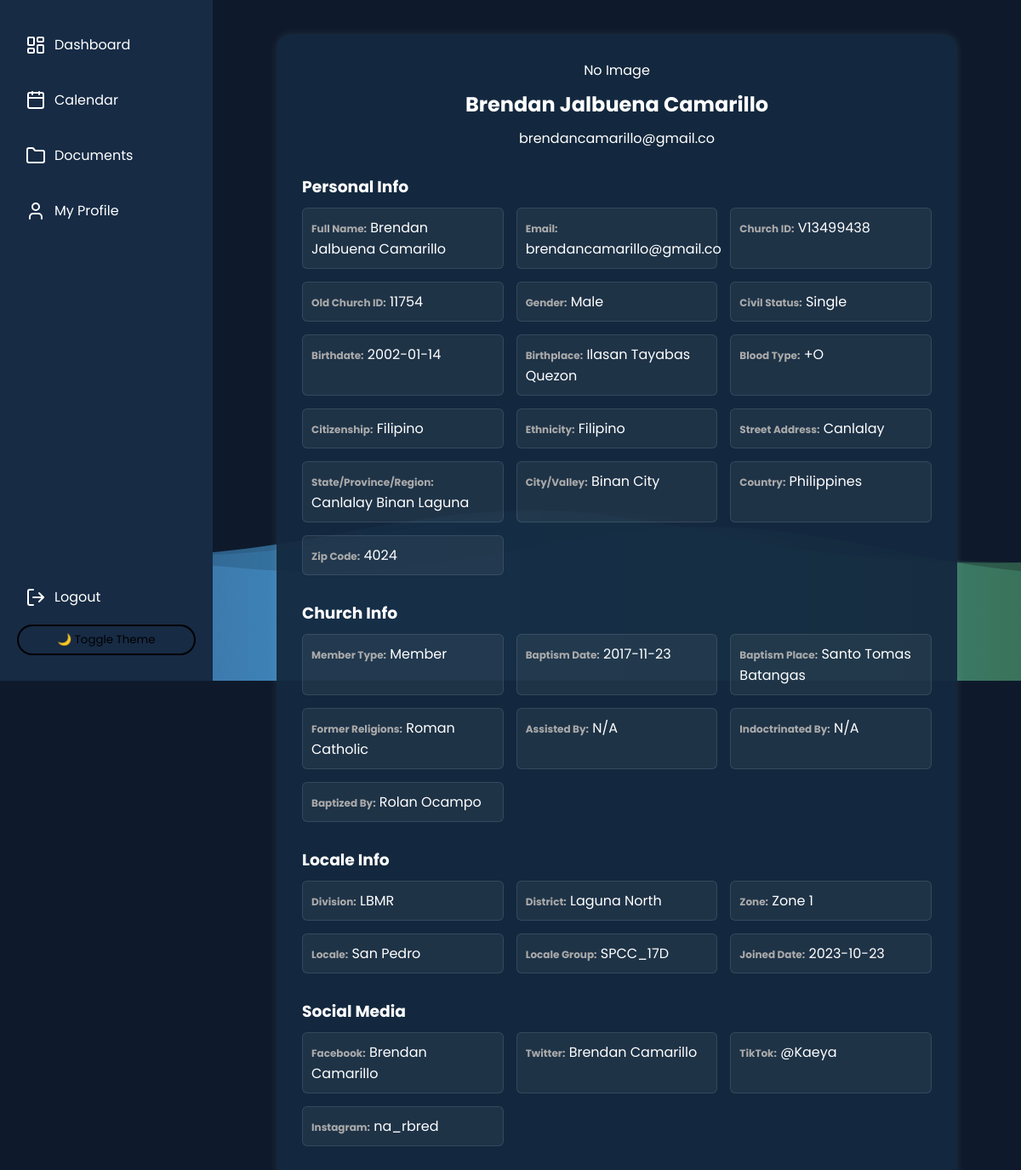
Page /profile.php (signed in) on the committed database.
### tables this page shows
CREATE TABLE `users` (
  `id` int(11) NOT NULL,
  `full_name` varchar(255) NOT NULL,
  `email` varchar(255) NOT NULL,
  `password` varchar(255) NOT NULL,
  `church_id` varchar(100) DEFAULT NULL,
  `gender` varchar(20) DEFAULT NULL,
  `birthdate` date DEFAULT NULL,
  `phone_number` varchar(20) DEFAULT NULL,
  `instagram_account` varchar(100) DEFAULT NULL,
  `member_type` varchar(50) DEFAULT NULL,
  `baptism_date` date DEFAULT NULL,
  `baptism_place` varchar(100) DEFAULT NULL,
  `division` varchar(100) DEFAULT NULL,
  `district` varchar(100) DEFAULT NULL,
  `zone` varchar(100) DEFAULT NULL,
  `locale` varchar(100) DEFAULT NULL,
  `locale_group` varchar(100) DEFAULT NULL,
  `locale_group_joined_date` date DEFAULT NULL,
  `created_at` timestamp NOT NULL DEFAULT current_timestamp(),
  `old_church_id` varchar(100) DEFAULT NULL,
  `civil_status` varchar(50) DEFAULT NULL,
  `birthplace` varchar(150) DEFAULT NULL,
  `blood_type` varchar(10) DEFAULT NULL,
  `citizenship` varchar(100) DEFAULT NULL,
  `ethnicity` varchar(100) DEFAULT NULL,
  `street_address` text DEFAULT NULL,
  `state_province_region` varchar(100) DEFAULT NULL,
  `city_country_valley` varchar(100) DEFAULT NULL,
  `country` varchar(100) DEFAULT NULL,
  `zipcode_postcode` varchar(20) DEFAULT NULL,
  `former_religions` text DEFAULT NULL,
  `assisted_by` varchar(100) DEFAULT NULL,
  `indoctrinated_by` varchar(100) DEFAULT NULL,
  `baptized_by` varchar(100) DEFAULT NULL,
  `facebook_account` varchar(100) DEFAULT NULL,
  `twitter_account` varchar(100) DEFAULT NULL,
  `tiktok_account` varchar(100) DEFAULT NULL,
  `profile_picture` varchar(255) DEFAULT NULL
);

### profile.php (the view, shortened to what this page needs)
<?php
require_once "database.php";
$user_id = $_SESSION["user"]["id"];
$query = mysqli_query($conn, "SELECT * FROM users WHERE id = '$user_id'");
$user = mysqli_fetch_assoc($query);
?>
<!DOCTYPE html>
<html lang="en">
<head>
  <link rel="stylesheet" href="https://cdn.jsdelivr.net/npm/lucide@latest/dist/umd/lucide.min.css">
</head>
<body>
  <div class="sidebar">
    <a href="index.php"><span data-lucide="layout-dashboard"></span> Dashboard</a>
    <a href="calendar.php"><span data-lucide="calendar"></span> Calendar</a>
    <a href="#"><span data-lucide="folder"></span> Documents</a>
    <a href="profile.php"><span data-lucide="user"></span> My Profile</a>
    <div class="bottom-menu">
      <a href="logout.php"><span data-lucide="log-out"></span> Logout</a>
      <button class="theme-toggle" onclick="toggleTheme()">🌙 Toggle Theme</button>
    </div>
  </div>
  <div class="main-content">
    <div class="container">
      <div class="profile-info">
        <?php
        $imagePath = 'uploads/' . htmlspecialchars($user['profile_picture']);
        if (!empty($user['profile_picture']) && file_exists($imagePath)) {
            echo '<img src="' . $imagePath . '" alt="Profile Picture">';
        } else {
            echo '<div class="no-image">No Image</div>';
        }
        ?>
        <h2><?= htmlspecialchars($user['full_name']) ?></h2>
        <p><?= htmlspecialchars($user['email']) ?></p>
      </div>
      <?php
      $sections = [
        'Personal Info' => [
          'full_name' => 'Full Name', 'email' => 'Email', 'church_id' => 'Church ID', 'old_church_id' => 'Old Church ID',
          'gender' => 'Gender', 'civil_status' => 'Civil Status', 'birthdate' => 'Birthdate', 'birthplace' => 'Birthplace',
          'blood_type' => 'Blood Type', 'citizenship' => 'Citizenship', 'ethnicity' => 'Ethnicity',
          'street_address' => 'Street Address', 'state_province_region' => 'State/Province/Region',
          'city_country_valley' => 'City/Valley', 'country' => 'Country', 'zipcode_postcode' => 'Zip Code'
        ],
        'Church Info' => [
          'member_type' => 'Member Type', 'baptism_date' => 'Baptism Date', 'baptism_place' => 'Baptism Place',
          'former_religions' => 'Former Religions', 'assisted_by' => 'Assisted By', 'indoctrinated_by' => 'Indoctrinated By',
          'baptized_by' => 'Baptized By'
        ],
        'Locale Info' => [
          'division' => 'Division', 'district' => 'District', 'zone' => 'Zone',
          'locale' => 'Locale', 'locale_group' => 'Locale Group', 'locale_group_joined_date' => 'Joined Date'
        ],
        'Social Media' => [
          'facebook_account' => 'Facebook', 'twitter_account' => 'Twitter', 'tiktok_account' => 'TikTok', 'instagram_account' => 'Instagram'
        ]
      ];
      foreach ($sections as $title => $fields):
      ?>
        <div class="section">
          <h3><?= $title ?></h3>
          <div class="info-grid">
            <?php foreach ($fields as $key => $label): ?>
            <div class="info-item">
              <strong><?= $label ?>:</strong>
              <?= htmlspecialchars($user[$key]) ?>
            </div>
            <?php endforeach; ?>
          </div>
        </div>
      <?php endforeach; ?>
    </div>
  </div>
</body>
</html>

### profile.php (style rules this page uses)
:root { --svg-stop1: rgba(130, 158, 249, 0.06); --svg-stop2: rgba(76, 190, 255, 0.6); --svg-stop3: rgba(115, 209, 72, 0.2); }
* { box-sizing: border-box; font-family: 'Poppins', sans-serif; margin: 0; padding: 0; }
body { background-color: #0e1a2b; color: white; display: flex; transition: all 0.3s ease; overflow-x: hidden; }
.sidebar { width: 250px; min-height: 100vh; background-color: #172b45; padding: 30px 20px; display: flex; flex-direction: column; gap: 20px; position: fixed; top: 0; left: 0; z-index: 5; transition: transform 0.3s ease; }
.sidebar a { color: white; text-decoration: none; padding: 10px; border-radius: 8px; display: flex; align-items: center; gap: 10px; transition: background 0.3s ease; }
.sidebar .bottom-menu { margin-top: auto; }
.theme-toggle { background: transparent; border: 2px solid currentColor; padding: 6px 12px; border-radius: 20px; cursor: pointer; width: 100%; text-align: center; margin-top: 10px; }
.main-content { margin-left: 250px; width: calc(100% - 250px); padding: 40px; position: relative; z-index: 2; }
.container { background-color: rgba(21, 42, 64, 0.95); padding: 30px; border-radius: 16px; max-width: 800px; margin: auto; box-shadow: 0 0 12px rgba(255, 255, 255, 0.08); }
.profile-info { display: flex; flex-direction: column; align-items: center; gap: 10px; margin-bottom: 30px; }
.section { margin-bottom: 30px; }
.section h3 { margin-bottom: 10px; }
.info-grid { display: grid; grid-template-columns: repeat(auto-fit, minmax(200px, 1fr)); gap: 15px; }
.info-item { background: rgba(255,255,255,0.05); border: 1px solid rgba(255,255,255,0.1); padding: 10px; border-radius: 6px; }
.info-item strong { font-size: 12px; color: #aaa; }

### rows in the picture
users: full_name "Brendan Jalbuena Camarillo", email "brendancamarillo@gmail.co", church "V13499438", old_church "11754", gender "Male", civil_status "Single", birthdate "2002-01-14", birthplace "Ilasan Tayabas Quezon", blood_type "+O", citizenship "Filipino", ethnicity "Filipino", street_address "Canlalay", state_province_region "Canlalay Binan Laguna", city_country_valley "Binan City", country "Philippines", zipcode_postcode "4024", member_type "Member", baptism_date "2017-11-23", baptism_place "Santo Tomas Batangas", former_religions "Roman Catholic", assisted_by "N/A", indoctrinated_by "N/A", baptized_by "Rolan Ocampo", division "LBMR", district "Laguna North", zone "Zone 1", locale "San Pedro", locale_group "SPCC_17D", locale_group_joined_date "2023-10-23", facebook_account "Brendan Camarillo", twitter_account "Brendan Camarillo", tiktok_account "@Kaeya", instagram_account "na_rbred"

### other values in the picture
$title "Personal Info"
$label "Full Name"
$label "Email"
$label "Church ID"
$label "Old Church ID"
$label "Gender"
$label "Civil Status"
$label "Birthdate"
$label "Birthplace"
$label "Blood Type"
$label "Citizenship"
$label "Ethnicity"
$label "Street Address"
$label "State/Province/Region"
$label "City/Valley"
